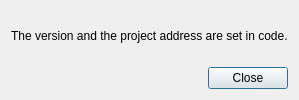
<?xml version="1.0" encoding="UTF-8"?>
<ui version="4.0">
 <class>AboutForm</class>
 <widget class="QDialog" name="AboutForm">
  <property name="windowTitle">
   <string>About</string>
  </property>
  <layout class="QVBoxLayout" name="verticalLayout">
   <item>
    <widget class="QLabel" name="label">
     <property name="text">
      <string>The version and the project address are set in code.</string>
     </property>
     <property name="openExternalLinks">
      <bool>true</bool>
     </property>
     <property name="textInteractionFlags">
      <set>Qt::TextBrowserInteraction</set>
     </property>
    </widget>
   </item>
   <item>
    <widget class="QDialogButtonBox" name="buttons">
     <property name="standardButtons">
      <set>QDialogButtonBox::Close</set>
     </property>
    </widget>
   </item>
  </layout>
 </widget>
 <resources/>
 <connections>
  <connection>
   <sender>buttons</sender>
   <signal>rejected()</signal>
   <receiver>AboutForm</receiver>
   <slot>reject()</slot>
  </connection>
 </connections>
</ui>
